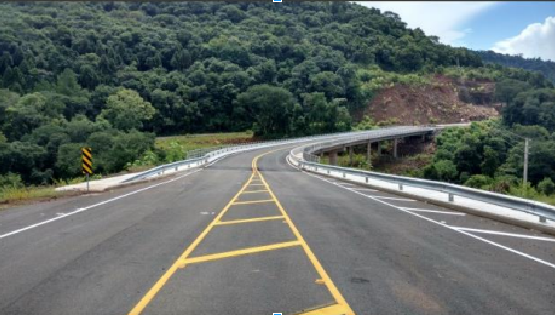
#> input picture C++/ponte.png, 555 x 315 px, found by its file name
$ python concurso.py
#> lines starting #> are read from the running program, lines starting #| are printed output that depends on the picture
# Importação das bibliotecas
import cv2 # biblioteca de visão computacional
import numpy as np # biblioteca para manipulação de arrays e matrizes

#leitura da imagem de entrada
img = cv2.imread('ponte.png')
#> img is the input picture: shape (315, 555, 3); mean B, G, R 102.5, 106.4, 98.4
#exibição da imagem original
cv2.imshow('Original', img)
#separação dos canais
(canalAzul, canalVerde, canalVermelho) = cv2.split(img)
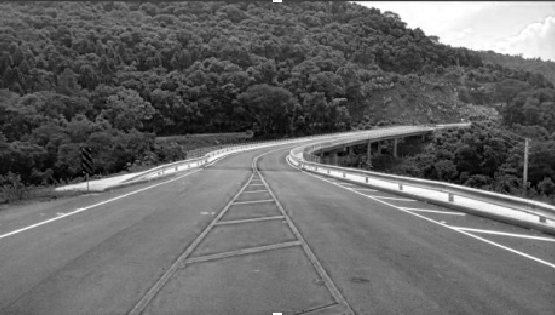
#> canalAzul: shape (315, 555); min 0, max 255, mean 102.5
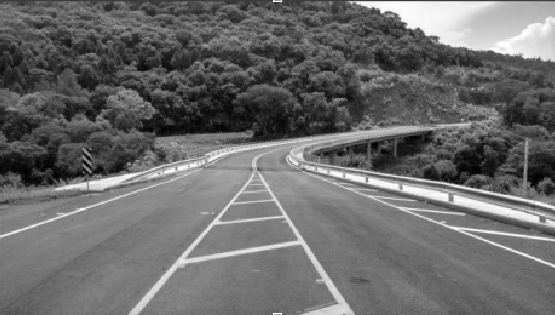
#> canalVerde: shape (315, 555); min 0, max 255, mean 106.4
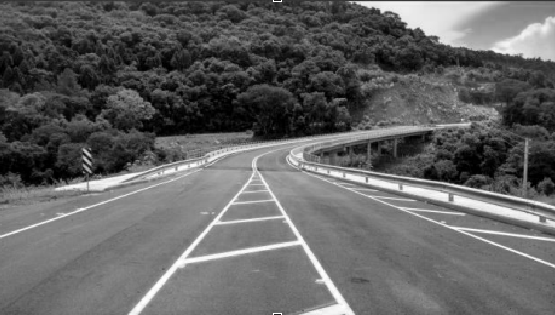
#> canalVermelho: shape (315, 555); min 0, max 255, mean 98.4
cv2.imshow("Vermelho", canalVermelho)
cv2.imshow("Verde", canalVerde)
cv2.imshow("Azul", canalAzul)

#juntar os canais
resultado = cv2.merge([canalAzul, canalVerde, canalVermelho])
cv2.imshow("RGB", resultado)

#transformações em espaço de cores
gray = cv2.cvtColor(img, cv2.COLOR_BGR2GRAY)
cv2.imshow("gray", gray)
hsv = cv2.cvtColor(img, cv2.COLOR_BGR2HSV)
#> hsv: shape (315, 555, 3); mean H, S, V 75.3, 52.7, 110.7
cv2.imshow("hsv", hsv)
lab = cv2.cvtColor(img, cv2.COLOR_BGR2LAB)
#> lab: shape (315, 555, 3); mean of channels 0, 1, 2 111, 124.4, 129.2
cv2.imshow("L*a*b*", lab)

ycrcb = cv2.cvtColor(img, cv2.COLOR_BGR2YCrCb)
#> ycrcb: shape (315, 555, 3); mean of channels 0, 1, 2 103.6, 124.3, 127.4
cv2.imshow("ycrcb", ycrcb)

#exibir os canais nas cores originais
img2 = cv2.imread('ponte.png')
(canalAzul, canalVerde, canalVermelho) = cv2.split(img2)
zeros = np.zeros(img2.shape[:2], dtype = "uint8")

cv2.imshow("Vermelho", cv2.merge([zeros, zeros, canalVermelho]))
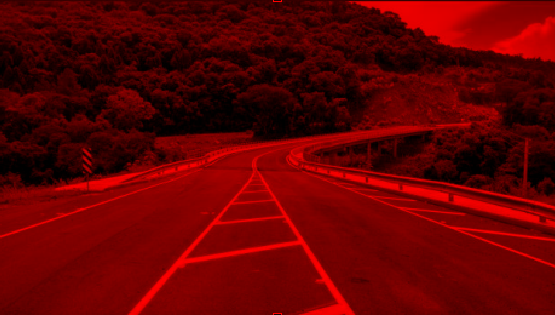
#> window 'Vermelho': shape (315, 555, 3); mean B, G, R 0, 0, 98.4
cv2.imshow("Verde", cv2.merge([zeros, canalVerde, zeros]))
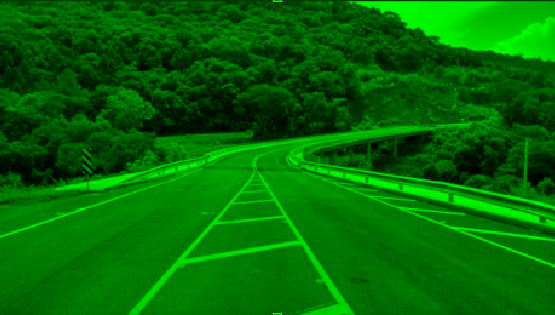
#> window 'Verde': shape (315, 555, 3); mean B, G, R 0, 106.4, 0
cv2.imshow("Azul", cv2.merge([canalAzul, zeros, zeros]))
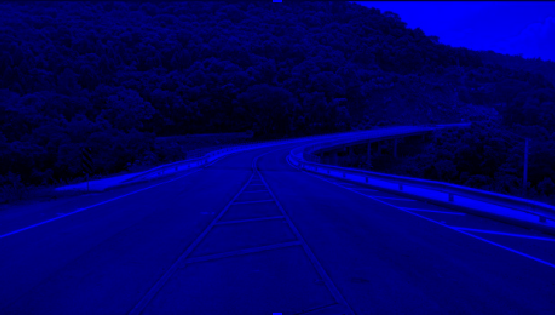
#> window 'Azul': shape (315, 555, 3); mean B, G, R 102.5, 0, 0
cv2.imshow("Original", img)

(b, g, r) = img2[0, 0] #veja que a ordem BGR e não RGB
#> b = 62; g = 62; r = 55
print('O pixel (0, 0) tem as seguintes cores:')
print('Vermelho:', r, 'Verde:', g, 'Azul:', b)
#| Vermelho: 55 Verde: 62 Azul: 62

#navegando na imagem em linhas e colunas
imagemm = cv2.imread('ponte.png')
for y in range(0, imagemm.shape[0]):
    for x in range(0, imagemm.shape[1]):
        imagemm[y, x] = (255,0,0)
        cv2.imshow("Imagem modificada", imagemm)
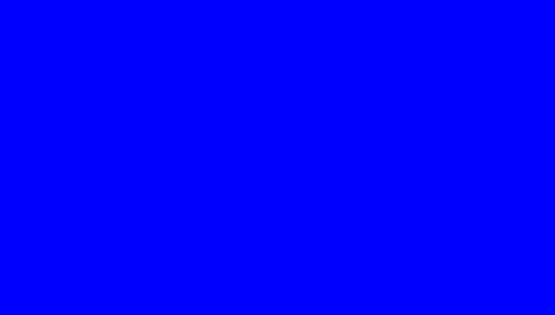
#> imagemm: shape (315, 555, 3); mean B, G, R 255, 0, 0

cv2.waitKey(0) #espera pressionar qualquer tecla
